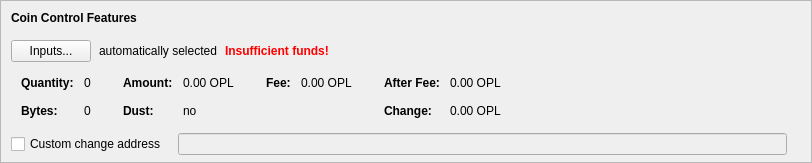
    <widget class="QFrame" name="frameCoinControl">
     <property name="sizePolicy">
      <sizepolicy hsizetype="Expanding" vsizetype="Expanding">
       <horstretch>0</horstretch>
       <verstretch>0</verstretch>
      </sizepolicy>
     </property>
     <property name="maximumSize">
      <size>
       <width>16777215</width>
       <height>16777215</height>
      </size>
     </property>
     <property name="frameShape">
      <enum>QFrame::StyledPanel</enum>
     </property>
     <property name="frameShadow">
      <enum>QFrame::Sunken</enum>
     </property>
     <layout class="QVBoxLayout" name="verticalLayoutCoinControl2">
      <property name="spacing">
       <number>0</number>
      </property>
      <property name="leftMargin">
       <number>0</number>
      </property>
      <property name="topMargin">
       <number>0</number>
      </property>
      <property name="rightMargin">
       <number>0</number>
      </property>
      <property name="bottomMargin">
       <number>6</number>
      </property>
      <item>
       <layout class="QVBoxLayout" name="verticalLayoutCoinControl" stretch="0,0,0,0,1">
        <property name="spacing">
         <number>0</number>
        </property>
        <property name="leftMargin">
         <number>10</number>
        </property>
        <property name="topMargin">
         <number>10</number>
        </property>
        <item>
         <layout class="QHBoxLayout" name="horizontalLayoutCoinControl1">
          <property name="bottomMargin">
           <number>15</number>
          </property>
          <item>
           <widget class="QLabel" name="labelCoinControlFeatures">
            <property name="sizePolicy">
             <sizepolicy hsizetype="Preferred" vsizetype="Maximum">
              <horstretch>0</horstretch>
              <verstretch>0</verstretch>
             </sizepolicy>
            </property>
            <property name="font">
             <font>
              <weight>75</weight>
              <bold>true</bold>
             </font>
            </property>
            <property name="styleSheet">
             <string notr="true">font-weight:bold;</string>
            </property>
            <property name="text">
             <string>Coin Control Features</string>
            </property>
           </widget>
          </item>
         </layout>
        </item>
        <item>
         <layout class="QHBoxLayout" name="horizontalLayoutCoinControl2" stretch="0,0,0,0">
          <property name="spacing">
           <number>8</number>
          </property>
          <property name="bottomMargin">
           <number>10</number>
          </property>
          <item>
           <widget class="QPushButton" name="pushButtonCoinControl">
            <property name="styleSheet">
             <string notr="true"/>
            </property>
            <property name="text">
             <string>Inputs...</string>
            </property>
            <property name="autoDefault">
             <bool>false</bool>
            </property>
           </widget>
          </item>
          <item>
           <widget class="QLabel" name="labelCoinControlAutomaticallySelected">
            <property name="text">
             <string>automatically selected</string>
            </property>
            <property name="margin">
             <number>5</number>
            </property>
           </widget>
          </item>
          <item>
           <widget class="QLabel" name="labelCoinControlInsuffFunds">
            <property name="font">
             <font>
              <weight>75</weight>
              <bold>true</bold>
             </font>
            </property>
            <property name="styleSheet">
             <string notr="true">color:red;font-weight:bold;</string>
            </property>
            <property name="text">
             <string>Insufficient funds!</string>
            </property>
            <property name="margin">
             <number>5</number>
            </property>
           </widget>
          </item>
          <item>
           <spacer name="horizontalSpacerCoinControl">
            <property name="orientation">
             <enum>Qt::Horizontal</enum>
            </property>
            <property name="sizeHint" stdset="0">
             <size>
              <width>40</width>
              <height>1</height>
             </size>
            </property>
           </spacer>
          </item>
         </layout>
        </item>
        <item>
         <widget class="QWidget" name="widgetCoinControl" native="true">
          <property name="sizePolicy">
           <sizepolicy hsizetype="Preferred" vsizetype="Preferred">
            <horstretch>0</horstretch>
            <verstretch>0</verstretch>
           </sizepolicy>
          </property>
          <property name="minimumSize">
           <size>
            <width>0</width>
            <height>0</height>
           </size>
          </property>
          <property name="styleSheet">
           <string notr="true"/>
          </property>
          <layout class="QHBoxLayout" name="horizontalLayoutCoinControl5">
           <property name="leftMargin">
            <number>0</number>
           </property>
           <property name="topMargin">
            <number>0</number>
           </property>
           <property name="rightMargin">
            <number>0</number>
           </property>
           <property name="bottomMargin">
            <number>0</number>
           </property>
           <item>
            <layout class="QHBoxLayout" name="horizontalLayoutCoinControl3" stretch="0,0,0,1">
             <property name="spacing">
              <number>20</number>
             </property>
             <property name="topMargin">
              <number>0</number>
             </property>
             <property name="bottomMargin">
              <number>10</number>
             </property>
             <item>
              <layout class="QFormLayout" name="formLayoutCoinControl1">
               <property name="horizontalSpacing">
                <number>10</number>
               </property>
               <property name="verticalSpacing">
                <number>14</number>
               </property>
               <property name="leftMargin">
                <number>10</number>
               </property>
               <property name="topMargin">
                <number>4</number>
               </property>
               <property name="rightMargin">
                <number>6</number>
               </property>
               <item row="0" column="0">
                <widget class="QLabel" name="labelCoinControlQuantityText">
                 <property name="font">
                  <font>
                   <weight>75</weight>
                   <bold>true</bold>
                  </font>
                 </property>
                 <property name="text">
                  <string>Quantity:</string>
                 </property>
                 <property name="margin">
                  <number>0</number>
                 </property>
                </widget>
               </item>
               <item row="0" column="1">
                <widget class="QLabel" name="labelCoinControlQuantity">
                 <property name="cursor">
                  <cursorShape>IBeamCursor</cursorShape>
                 </property>
                 <property name="contextMenuPolicy">
                  <enum>Qt::ActionsContextMenu</enum>
                 </property>
                 <property name="text">
                  <string notr="true">0</string>
                 </property>
                 <property name="margin">
                  <number>0</number>
                 </property>
                 <property name="textInteractionFlags">
                  <set>Qt::LinksAccessibleByMouse|Qt::TextSelectableByKeyboard|Qt::TextSelectableByMouse</set>
                 </property>
                </widget>
               </item>
               <item row="1" column="0">
                <widget class="QLabel" name="labelCoinControlBytesText">
                 <property name="font">
                  <font>
                   <weight>75</weight>
                   <bold>true</bold>
                  </font>
                 </property>
                 <property name="text">
                  <string>Bytes:</string>
                 </property>
                </widget>
               </item>
               <item row="1" column="1">
                <widget class="QLabel" name="labelCoinControlBytes">
                 <property name="cursor">
                  <cursorShape>IBeamCursor</cursorShape>
                 </property>
                 <property name="contextMenuPolicy">
                  <enum>Qt::ActionsContextMenu</enum>
                 </property>
                 <property name="text">
                  <string notr="true">0</string>
                 </property>
                 <property name="textInteractionFlags">
                  <set>Qt::LinksAccessibleByMouse|Qt::TextSelectableByKeyboard|Qt::TextSelectableByMouse</set>
                 </property>
                </widget>
               </item>
              </layout>
             </item>
             <item>
              <layout class="QFormLayout" name="formLayoutCoinControl2">
               <property name="horizontalSpacing">
                <number>10</number>
               </property>
               <property name="verticalSpacing">
                <number>14</number>
               </property>
               <property name="leftMargin">
                <number>6</number>
               </property>
               <property name="topMargin">
                <number>4</number>
               </property>
               <property name="rightMargin">
                <number>6</number>
               </property>
               <item row="0" column="0">
                <widget class="QLabel" name="labelCoinControlAmountText">
                 <property name="font">
                  <font>
                   <weight>75</weight>
                   <bold>true</bold>
                  </font>
                 </property>
                 <property name="text">
                  <string>Amount:</string>
                 </property>
                 <property name="margin">
                  <number>0</number>
                 </property>
                </widget>
               </item>
               <item row="0" column="1">
                <widget class="QLabel" name="labelCoinControlAmount">
                 <property name="cursor">
                  <cursorShape>IBeamCursor</cursorShape>
                 </property>
                 <property name="contextMenuPolicy">
                  <enum>Qt::ActionsContextMenu</enum>
                 </property>
                 <property name="text">
                  <string notr="true">0.00 OPL</string>
                 </property>
                 <property name="textInteractionFlags">
                  <set>Qt::LinksAccessibleByMouse|Qt::TextSelectableByKeyboard|Qt::TextSelectableByMouse</set>
                 </property>
                </widget>
               </item>
               <item row="1" column="0">
                <widget class="QLabel" name="labelCoinControlLowOutputText">
                 <property name="font">
                  <font>
                   <weight>75</weight>
                   <bold>true</bold>
                  </font>
                 </property>
                 <property name="text">
                  <string>Dust:</string>
                 </property>
                </widget>
               </item>
               <item row="1" column="1">
                <widget class="QLabel" name="labelCoinControlLowOutput">
                 <property name="cursor">
                  <cursorShape>IBeamCursor</cursorShape>
                 </property>
                 <property name="contextMenuPolicy">
                  <enum>Qt::ActionsContextMenu</enum>
                 </property>
                 <property name="text">
                  <string notr="true">no</string>
                 </property>
                 <property name="textInteractionFlags">
                  <set>Qt::LinksAccessibleByMouse|Qt::TextSelectableByKeyboard|Qt::TextSelectableByMouse</set>
                 </property>
                </widget>
               </item>
              </layout>
             </item>
             <item>
              <layout class="QFormLayout" name="formLayoutCoinControl3">
               <property name="horizontalSpacing">
                <number>10</number>
               </property>
               <property name="verticalSpacing">
                <number>14</number>
               </property>
               <property name="leftMargin">
                <number>6</number>
               </property>
               <property name="topMargin">
                <number>4</number>
               </property>
               <property name="rightMargin">
                <number>6</number>
               </property>
               <item row="0" column="0">
                <widget class="QLabel" name="labelCoinControlFeeText">
                 <property name="font">
                  <font>
                   <weight>75</weight>
                   <bold>true</bold>
                  </font>
                 </property>
                 <property name="text">
                  <string>Fee:</string>
                 </property>
                 <property name="margin">
                  <number>0</number>
                 </property>
                </widget>
               </item>
               <item row="0" column="1">
                <widget class="QLabel" name="labelCoinControlFee">
                 <property name="cursor">
                  <cursorShape>IBeamCursor</cursorShape>
                 </property>
                 <property name="contextMenuPolicy">
                  <enum>Qt::ActionsContextMenu</enum>
                 </property>
                 <property name="text">
                  <string notr="true">0.00 OPL</string>
                 </property>
                 <property name="textInteractionFlags">
                  <set>Qt::LinksAccessibleByMouse|Qt::TextSelectableByKeyboard|Qt::TextSelectableByMouse</set>
                 </property>
                </widget>
               </item>
             </layout>
             </item>
             <item>
              <layout class="QFormLayout" name="formLayoutCoinControl4">
               <property name="horizontalSpacing">
                <number>10</number>
               </property>
               <property name="verticalSpacing">
                <number>14</number>
               </property>
               <property name="leftMargin">
                <number>6</number>
               </property>
               <property name="topMargin">
                <number>4</number>
               </property>
               <property name="rightMargin">
                <number>6</number>
               </property>
               <item row="0" column="0">
                <widget class="QLabel" name="labelCoinControlAfterFeeText">
                 <property name="font">
                  <font>
                   <weight>75</weight>
                   <bold>true</bold>
                  </font>
                 </property>
                 <property name="text">
                  <string>After Fee:</string>
                 </property>
                 <property name="margin">
                  <number>0</number>
                 </property>
                </widget>
               </item>
               <item row="0" column="1">
                <widget class="QLabel" name="labelCoinControlAfterFee">
                 <property name="cursor">
                  <cursorShape>IBeamCursor</cursorShape>
                 </property>
                 <property name="contextMenuPolicy">
                  <enum>Qt::ActionsContextMenu</enum>
                 </property>
                 <property name="text">
                  <string notr="true">0.00 OPL</string>
                 </property>
                 <property name="textInteractionFlags">
                  <set>Qt::LinksAccessibleByMouse|Qt::TextSelectableByKeyboard|Qt::TextSelectableByMouse</set>
                 </property>
                </widget>
               </item>
               <item row="1" column="0">
                <widget class="QLabel" name="labelCoinControlChangeText">
                 <property name="font">
                  <font>
                   <weight>75</weight>
                   <bold>true</bold>
                  </font>
                 </property>
                 <property name="text">
                  <string>Change:</string>
                 </property>
                </widget>
               </item>
               <item row="1" column="1">
                <widget class="QLabel" name="labelCoinControlChange">
                 <property name="cursor">
                  <cursorShape>IBeamCursor</cursorShape>
                 </property>
                 <property name="contextMenuPolicy">
                  <enum>Qt::ActionsContextMenu</enum>
                 </property>
                 <property name="text">
                  <string notr="true">0.00 OPL</string>
                 </property>
                 <property name="textInteractionFlags">
                  <set>Qt::LinksAccessibleByMouse|Qt::TextSelectableByKeyboard|Qt::TextSelectableByMouse</set>
                 </property>
                </widget>
               </item>
              </layout>
             </item>
            </layout>
           </item>
          </layout>
         </widget>
        </item>
        <item>
         <layout class="QHBoxLayout" name="horizontalLayoutCoinControl4" stretch="0,0,0">
          <property name="spacing">
           <number>12</number>
          </property>
          <property name="sizeConstraint">
           <enum>QLayout::SetDefaultConstraint</enum>
          </property>
          <property name="topMargin">
           <number>5</number>
          </property>
          <property name="rightMargin">
           <number>5</number>
          </property>
          <item>
           <widget class="QCheckBox" name="checkBoxCoinControlChange">
            <property name="toolTip">
             <string>If this is activated, but the change address is empty or invalid, change will be sent to a newly generated address.</string>
            </property>
            <property name="text">
             <string>Custom change address</string>
            </property>
           </widget>
          </item>
          <item>
           <widget class="QValidatedLineEdit" name="lineEditCoinControlChange">
            <property name="enabled">
             <bool>false</bool>
            </property>
            <property name="sizePolicy">
             <sizepolicy hsizetype="Expanding" vsizetype="Fixed">
              <horstretch>0</horstretch>
              <verstretch>0</verstretch>
             </sizepolicy>
            </property>
           </widget>
          </item>
          <item>
           <widget class="QLabel" name="labelCoinControlChangeLabel">
            <property name="sizePolicy">
             <sizepolicy hsizetype="Preferred" vsizetype="Expanding">
              <horstretch>0</horstretch>
              <verstretch>0</verstretch>
             </sizepolicy>
            </property>
            <property name="minimumSize">
             <size>
              <width>0</width>
              <height>0</height>
             </size>
            </property>
            <property name="text">
             <string/>
            </property>
            <property name="margin">
             <number>3</number>
            </property>
           </widget>
          </item>
         </layout>
        </item>
        <item>
         <spacer name="verticalSpacerCoinControl">
          <property name="orientation">
           <enum>Qt::Vertical</enum>
          </property>
          <property name="sizeHint" stdset="0">
           <size>
            <width>800</width>
            <height>1</height>
           </size>
          </property>
         </spacer>
        </item>
       </layout>
      </item>
     </layout>
    </widget>
